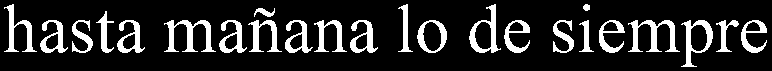
#> input picture 6sem/results/1/output/Screenshot_inverse.bmp, 772 x 71 px
$ python main.py
#> lines starting #> are read from the running program, lines starting #| are printed output that depends on the picture; after the words box and inside, x2 and y2 are one past the last pixel; in counts of white or black regions, pixels touching at a corner belong together
# import numpy as np
# from matplotlib import pyplot as plt
# from PIL import Image
#
# def get_profiles(img):
#     return {
#         'x': {
#             'y': np.sum(img, axis=0),
#             'x': np.arange(
#                 start=1, stop=img.shape[1] + 1).astype(int)
#         },
#         'y': {
#             'y': np.arange(
#                 start=1, stop=img.shape[0] + 1).astype(int),
#             'x': np.sum(img, axis=1)
#         }
#     }
#
#
# def write_profile(img, output_name, type='x'):
#     profiles = get_profiles(img)
#
#     if type == 'x':
#         plt.bar(x=profiles['x']['x'], height=profiles['x']['y'], width=0.9)
#
#         plt.ylim(0, 52)
#
#     elif type == 'y':
#         plt.barh(y=profiles['y']['y'], width=profiles['y']['x'], height=0.9)
#
#         plt.ylim(52, 0)
#
#     else:
#         raise Exception('Unsupported profile')
#
#     plt.xlim(0, 55)
#
#     plt.savefig(f'output/{type}/{output_name}.png')
#     plt.clf()
#
#
# if __name__ == '__main__':
#     method_prefix = 'Image_Profiles'
#
#
#     img_src = Image.open(f'../1/output/Screenshot.bmp').convert('L')
#     img_src_arr = np.array(img_src)
#
#     img_src_arr[img_src_arr == 0] = 1
#     img_src_arr[img_src_arr == 255] = 0
#
#     write_profile(img_src_arr, "profile", type='x')
#     write_profile(img_src_arr, "profile", type='y')

import numpy as np
import matplotlib.pyplot as plt
from PIL import Image

def calculate_profile(img: np.array, axis: int) -> np.array:
    print(img)
    return np.sum(img, axis=1 - axis)

def bar(data, bins, axis):
    if axis == 1:
        plt.bar(x=bins, height=data)

    elif axis == 0:
        plt.barh(y=bins, width=data)

    else:
        raise ValueError('Invalid axis')


img = np.array(Image.open("../1/output/Screenshot_inverse.bmp").convert("L"))
#> img: shape (71, 772); 15.8% white; 24 white regions, largest, box (x1, y1, x2, y2) and area: (164, 20, 216, 52) 645, (628, 20, 680, 52) 645, (681, 20, 713, 67) 517

profile_x = calculate_profile(img, 0)
#> (printed output is left out)
#> profile_x = 71 values, max 108120 at index 51, min 0 at index 0, mean 31110
profile_y = calculate_profile(img, 1)
#> (printed output is left out)
#> profile_y = 772 values, max 12240 at index 12, min 0 at index 0, mean 2861.2
bins_x = np.arange(start=1, stop=img.shape[0] + 1).astype(int)
#> bins_x = 71 values from 1 to 71
bins_y = np.arange(start=1, stop=img.shape[1] + 1).astype(int)
#> bins_y = 772 values from 1 to 772

bar(profile_x / 255, bins_x, 0)
plt.savefig("output/profile_x.png")
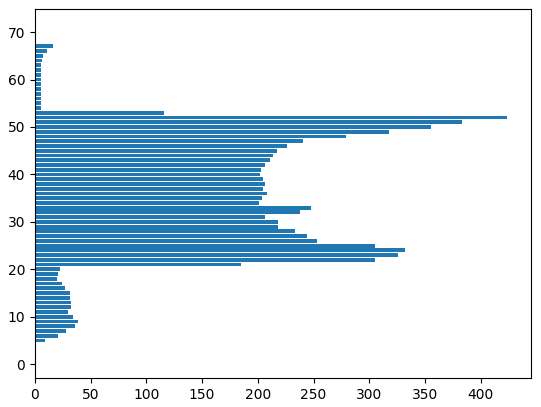
#> figure drawn by matplotlib, 1 panel
plt.clf()

bar(profile_y / 255, bins_y, 1)
plt.savefig("output/profile_y.png")
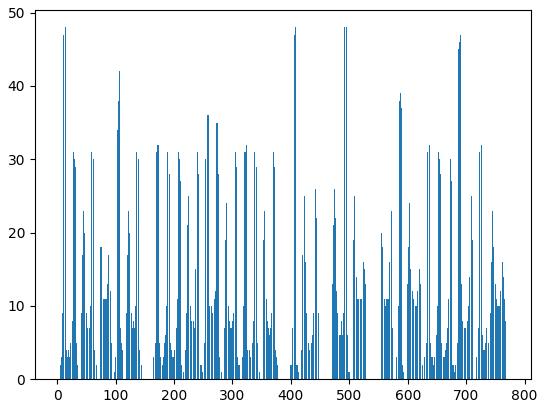
#> figure drawn by matplotlib, 1 panel
plt.clf()
